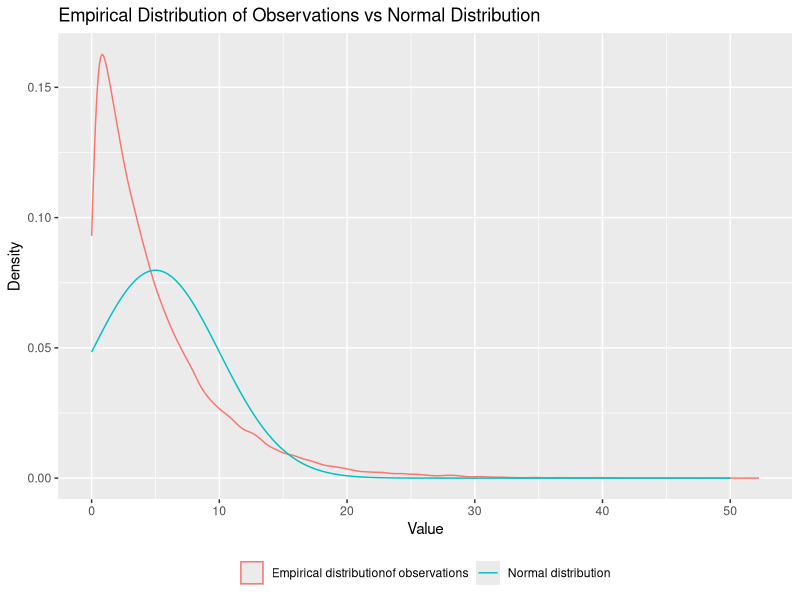
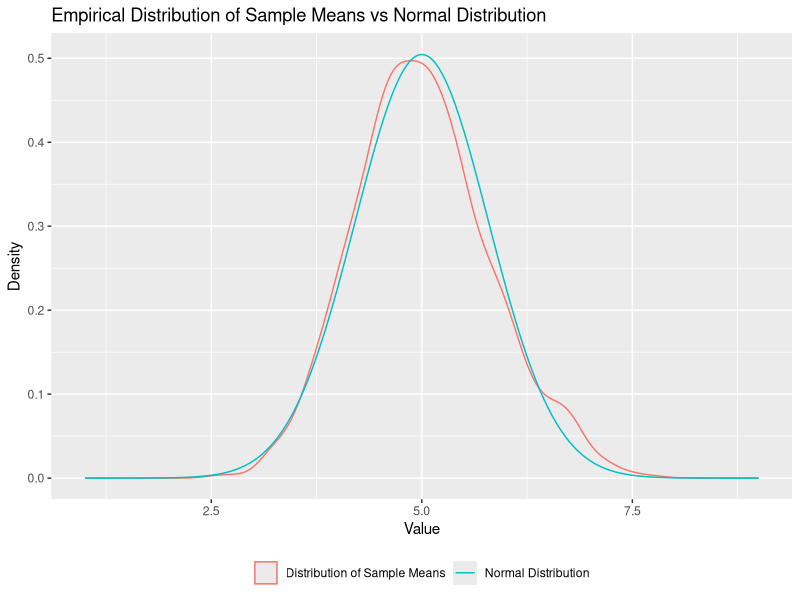

Write the R code that produced these figures, in order.
## ---- chunk 1
knitr::opts_chunk$set(echo = TRUE)
## ---- chunk 2
set.seed(3791)

rate = 0.2
n = 40
samples = 1000
simulated_data <- matrix(rexp(samples * n, rate), nrow = samples, ncol = n)
sample_means <- rowMeans(simulated_data)
## ---- chunk 3
theoretical_mean <- 1/rate
observed_mean <- mean(sample_means)

print(paste("Theoretical mean of sample means:", theoretical_mean))
print(paste("Observed mean of sample means", observed_mean))

## ---- chunk 4
theoretical_variance <- ((1/rate)^2)/n
observed_variance <- var(sample_means)

print(paste("Theoretical variance of sample means:", theoretical_variance))
print(paste("Observed variance of sample means:", observed_variance))
## ---- chunk 5
library(ggplot2)
normal_densities <- dnorm(seq(0, 50, 0.05), mean = 1/rate, sd = 1/rate)
ggplot() +
    geom_density(data = data.frame(rv = as.vector(simulated_data)), 
                 aes(x = rv, color = "Empirical distributionof observations")) +
    geom_line(data = data.frame(q = seq(0, 50, 0.05), d = normal_densities),
              aes(x = q, y = d, color = "Normal distribution")) +
    theme(legend.position = "bottom", legend.title = element_blank()) +
    xlab("Value") +
    ylab("Density") +
    ggtitle("Empirical Distribution of Observations vs Normal Distribution")
## ---- chunk 6
normal_densities_sm <- dnorm(seq(1, 9, 0.05), 
                          mean = theoretical_mean, 
                          sd = sqrt(theoretical_variance))
ggplot() +
    geom_density(data = data.frame(sm = sample_means),
                 aes(x = sm, color = "Distribution of Sample Means")) +
    geom_line(data = data.frame(q = seq(1, 9, 0.05), d = normal_densities_sm),
              aes(x = q, y = d, color = "Normal Distribution")) +
    theme(legend.position = "bottom", legend.title = element_blank()) +
    xlab("Value") +
    ylab("Density") +
    ggtitle("Empirical Distribution of Sample Means vs Normal Distribution")
